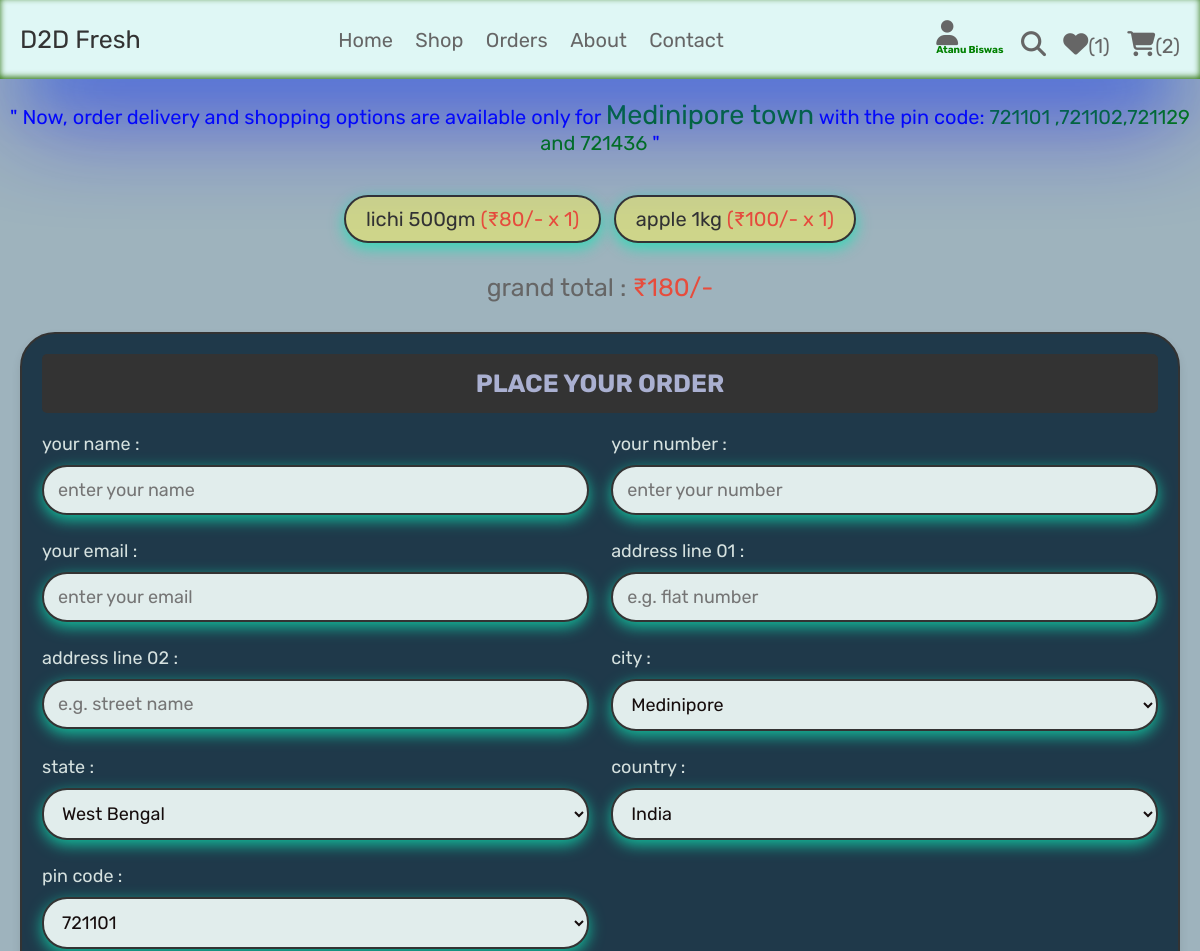
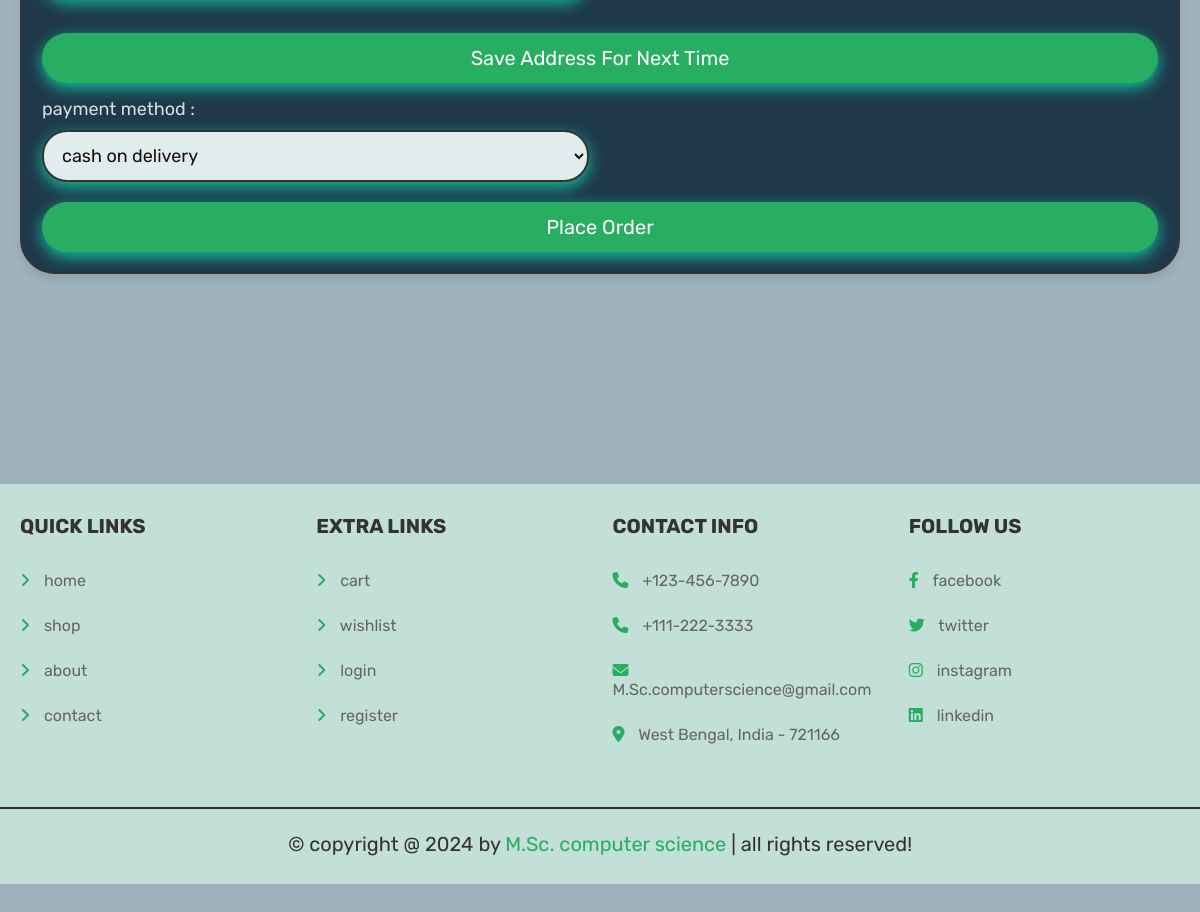
Page /checkout.php (signed in) on the committed database (2 pictures, top to bottom).
### tables this page shows
CREATE TABLE `cart` (
  `id` int(100) NOT NULL,
  `user_id` int(100) NOT NULL,
  `pid` int(100) NOT NULL,
  `name` varchar(100) NOT NULL,
  `price` int(100) NOT NULL,
  `quantity` int(100) NOT NULL,
  `image` varchar(100) NOT NULL
);

### checkout.php (the view, shortened to what this page needs)
<?php
@include 'config.php';
?>
<!DOCTYPE html>
<html lang="en">
<head>
   <link rel="stylesheet" href="https://cdnjs.cloudflare.com/ajax/libs/font-awesome/6.1.1/css/all.min.css">
   <link rel="stylesheet" href="css/style.css">
   <link rel="stylesheet" href="css/index.css">
</head>
<body style="background-color: #9eb3bd;">
<?php include 'header.php'; ?>
<marquee behavior="alternate" direction="">
<div style="font-size:2rem;color :blue;text-align:center;margin-top:2rem "> " Now, order delivery and shopping options are available only for <span style="font-size:2.7rem;color:green">Medinipore town</span> with the pin code:<span style="font-size:2rem;color:green"> 721101 ,721102,721129 and 721436 </span>"</div>
</marquee>
<div class="abc">
<section class="display-orders">
   <?php
      $cart_grand_total = 0;
      $select_cart_items = $conn->prepare("SELECT * FROM `cart` WHERE user_id = ?");
      $select_cart_items->execute([$user_id]);
      if($select_cart_items->rowCount() > 0){
         while($fetch_cart_items = $select_cart_items->fetch(PDO::FETCH_ASSOC)){
            $cart_total_price = ($fetch_cart_items['price'] * $fetch_cart_items['quantity']);
            $cart_grand_total += $cart_total_price;
   ?>
   <p style="border-radius: 2.5rem;box-shadow: rgb(16 229 181 / 77%) 0px 5px 15px;background:#ced58a;"> <?= $fetch_cart_items['name']; ?> <span>(<?= '₹'.$fetch_cart_items['price'].'/- x '. $fetch_cart_items['quantity']; ?>)</span> </p>
   <?php
    }
   }else{
      echo '<p class="empty">your cart is empty!</p>';
   }
   ?>
   <div class="grand-total">grand total : <span>₹<?= $cart_grand_total; ?>/-</span></div>
</section>
<section class="checkout-orders">
   <form action="" method="POST" id="orderPlaceAdressform"
   style="background-color: #1f394a;
    border-radius: 3.5rem;"
   >
      <h3 style="color:#aab0d1;">place your order</h3>
      <div class="flex">
         <div class="inputBox">
            <span style="color:#d5e1df">your name :</span>
            <input type="text" name="name" placeholder="enter your name" class="box" id="Name" required
            style="background-color: #e1edec;    border-radius: 2.5rem;    color: #160d0d;box-shadow: rgb(16 229 181 / 77%) 0px 5px 15px;"
            >
         </div>
         <div class="inputBox">
            <span style="color:#d5e1df">your number :</span>
            <input type="number" name="number" placeholder="enter your number" class="box" id="Phone" required
            style="background-color: #e1edec;    border-radius: 2.5rem;    color: #160d0d;box-shadow: rgb(16 229 181 / 77%) 0px 5px 15px;"
            >
         </div>
         <div class="inputBox">
            <span style="color:#d5e1df">your email :</span>
            <input type="email" name="email" placeholder="enter your email" class="box" id="Email" required
            style="background-color: #e1edec;    border-radius: 2.5rem;    color: #160d0d;box-shadow: rgb(16 229 181 / 77%) 0px 5px 15px;"
            >
         </div>
         <div class="inputBox">
            <span style="color:#d5e1df">address line 01 :</span>
            <input type="text" name="flat" placeholder="e.g. flat number" class="box" id="Addressline01" required
            style="background-color: #e1edec;    border-radius: 2.5rem;    color: #160d0d;box-shadow: rgb(16 229 181 / 77%) 0px 5px 15px;"
            >
         </div>
         <div class="inputBox">
            <span style="color:#d5e1df">address line 02 :</span>
            <input type="text" name="street" placeholder="e.g. street name" class="box" id="Addressline02" required
            style="background-color: #e1edec;    border-radius: 2.5rem;    color: #160d0d;box-shadow: rgb(16 229 181 / 77%) 0px 5px 15px;"
            >
         </div>
         <div class="inputBox">
            <span style="color:#d5e1df">city :</span>
            <select name="city" value="" class="box" id="City" required
            style="background-color: #e1edec;    border-radius: 2.5rem;    color: #160d0d;box-shadow: rgb(16 229 181 / 77%) 0px 5px 15px;"
            >
               <option value="Medinipore">Medinipore</option>
            </select>
         </div>
         <div class="inputBox">
            <span style="color:#d5e1df">state :</span>
            <select name="state" value="" class="box" id="State" required
            style="background-color: #e1edec;    border-radius: 2.5rem;    color: #160d0d;box-shadow: rgb(16 229 181 / 77%) 0px 5px 15px;"
            >
               <option value="West Bengal">West Bengal</option>
            </select>
         </div>
         <div class="inputBox">
            <span style="color:#d5e1df">country :</span>
            <select name="country" value="" class="box" id="Country" required
            style="background-color: #e1edec;    border-radius: 2.5rem;    color: #160d0d;box-shadow: rgb(16 229 181 / 77%) 0px 5px 15px;"
            >
               <option value="India">India</option>
            </select>
         </div>
         <div class="inputBox">
            <span style="color:#d5e1df">pin code :</span>
            <select name="pin_code" value="" class="box" id="PIN" required
            style="background-color: #e1edec;    border-radius: 2.5rem;    color: #160d0d;box-shadow: rgb(16 229 181 / 77%) 0px 5px 15px;"
            >
               <option value="721101">721101</option>
            </select>
         </div>
         <div class="btn" id="saveaddressBtn" onclick="saveContact()"
         style="border-radius: 2.5rem;box-shadow: rgb(16 229 181 / 77%) 0px 5px 15px;"
         >Save Address for next time</div>
         <div class="inputBox">
            <span style="color:#d5e1df">payment method :</span>
            <select name="method" class="box paymentoption" required
            style="background-color: #e1edec;    border-radius: 2.5rem;    color: #160d0d;box-shadow: rgb(16 229 181 / 77%) 0px 5px 15px;"
            >
               <option value="cash on delivery">cash on delivery</option>
            </select>
         </div>
      </div>
      <input
      style="border-radius: 2.5rem;box-shadow: rgb(16 229 181 / 77%) 0px 5px 15px;"
      type="submit" name="order" class="btn <?= ($cart_grand_total > 1)?'':'disabled'; ?>" value="place order" id="paymentUniversalBtn">
   </form>
</section>
</div>
<section >
   </section>
<section>
</section>
<section >
</section>
<?php include 'footer.php'; ?>
</body>
</html>

### css/style.css (style rules this page uses)
.display-orders { text-align: center; padding-bottom: 0; }
.display-orders p { display: inline-block; padding:1rem 2rem; margin:1rem .5rem; font-size: 2rem; text-align: center; border:var(--border); background-color: var(--white); box-shadow: var(--box-shadow); border-radius: .5rem; }
.display-orders p span { color:var(--red); }
.display-orders .grand-total { margin-top: 2rem; font-size: 2.5rem; color:var(--light-color); }
.display-orders .grand-total span { color:var(--red); }
.checkout-orders form { padding:2rem; border:var(--border); background-color: var(--white); box-shadow: var(--box-shadow); border-radius: .5rem; }
.checkout-orders form h3 { border-radius: .5rem; background-color: var(--black); color:var(--white); padding:1.5rem 1rem; text-align: center; text-transform: uppercase; margin-bottom: 2rem; font-size: 2.5rem; }
.checkout-orders form .flex { display: flex; flex-wrap: wrap; gap:1.5rem; justify-content: space-between; }
.checkout-orders form .flex .inputBox { width: 49%; }
.checkout-orders form .flex .inputBox .box { width: 100%; border:var(--border); border-radius: .5rem; font-size: 1.8rem; color:var(--black); padding:1.2rem 1.4rem; margin:1rem 0; background-color: var(--light-bg); }
.checkout-orders form .flex .inputBox span { font-size: 1.8rem; color:var(--light-color); }

### css/components.css (style rules this page uses)
:root { --green:#27ae60; --orange:#f39c12; --red:#e74c3c; --black:#333; --light-color:#666; --white:#fff; --light-bg:#f6f6f6; --border:.2rem solid var(--black); --box-shadow:0 .5rem 1rem rgba(0,0,0,.1); }
* { font-family: 'Rubik', sans-serif; margin:0; padding:0; box-sizing: border-box; outline: none; border:none; text-decoration: none; color:var(--black); }
body { background-color: var(--light-bg); }
html { font-size: 62.5%; overflow-x: hidden; scroll-behavior: smooth; scroll-padding-top: 6.5rem; }
section { padding:3rem 2rem; max-width: 1200px; margin:0 auto; }
.btn, .delete-btn, .option-btn { display: block; width: 100%; margin-top: 1rem; border-radius: .5rem; color:var(--white); font-size: 2rem; padding:1.3rem 3rem; text-transform: capitalize; cursor: pointer; text-align: center; }
.btn { background-color: var(--green); }

### rows in the picture
cart: name "lichi 500gm", price "80", quantity "1"
cart: name "apple 1kg", price "100", quantity "1"

### other values in the picture
$count_wishlist_items->rowCount() "1"
$count_cart_items->rowCount() "2"
$cart_grand_total "180"
